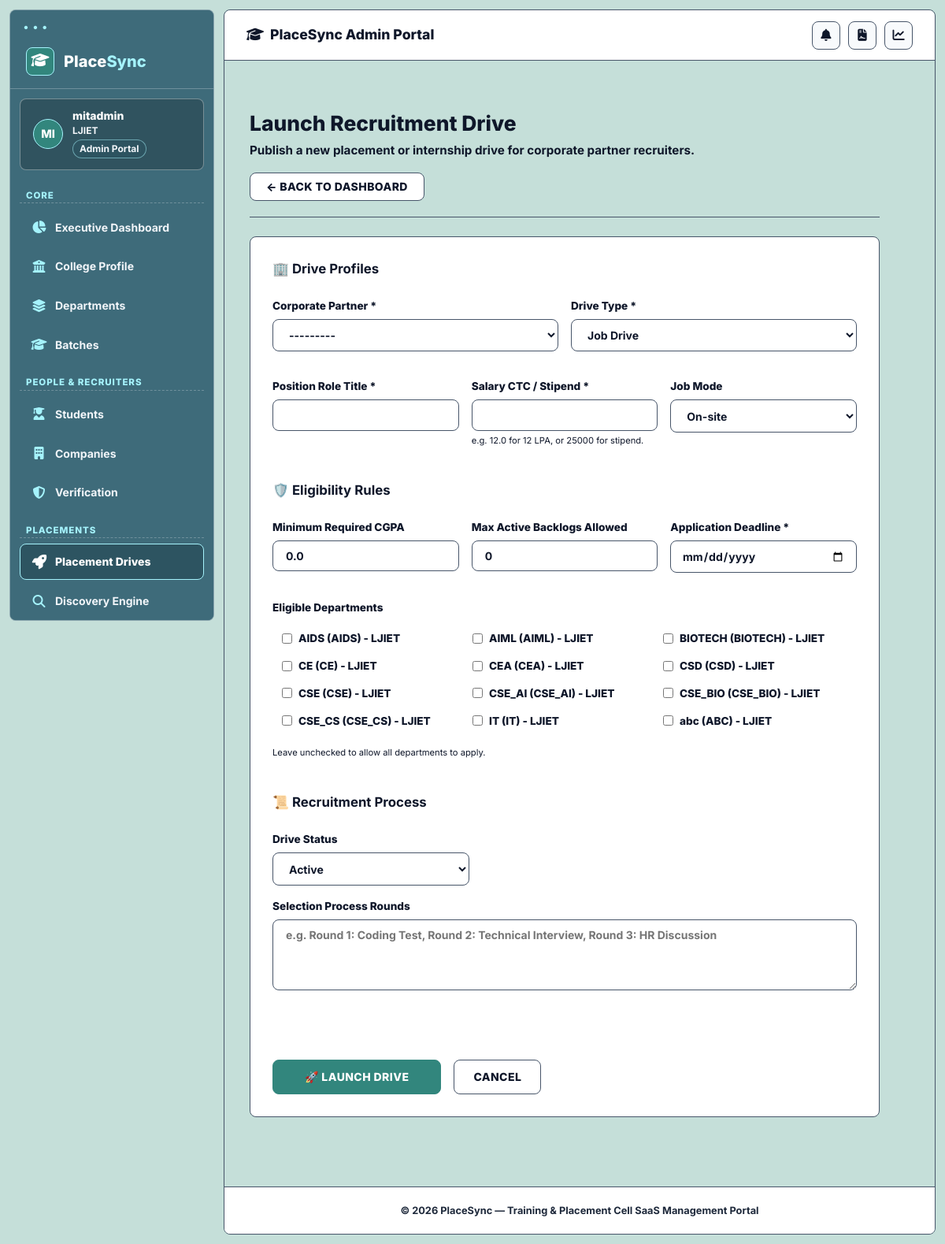
Screenshot of /placements/add/ (signed in) with the database file from the repository.
### accounts/models.py (models this page shows, shortened)
class User(AbstractUser):
    class Role(models.TextChoices):
        COLLEGE_ADMIN = 'COLLEGE_ADMIN', 'College Admin'
        STUDENT = 'STUDENT', 'Student'
    role = models.CharField(
        max_length=20,
        choices=Role.choices,
        default=Role.STUDENT
    )
    college = models.ForeignKey(
        'colleges.College',
        on_delete=models.SET_NULL,
        null=True,
        blank=True,
        related_name='users'
    )
    must_change_password = models.BooleanField(default=False)

### colleges/models.py (models this page shows, shortened)
class College(models.Model):
    name = models.CharField(max_length=255, unique=True)
    code = models.CharField(max_length=50, unique=True, help_text="Unique college code or abbreviation")
    address = models.TextField(blank=True)
    website = models.URLField(blank=True)
    created_at = models.DateTimeField(auto_now_add=True)
    logo = models.ImageField(upload_to='college_logos/', blank=True, null=True)
    university = models.CharField(max_length=255, blank=True)
    email = models.EmailField(blank=True)
    phone = models.CharField(max_length=20, blank=True)
    linkedin = models.URLField(blank=True, verbose_name="LinkedIn")
    twitter = models.URLField(blank=True, verbose_name="Twitter")
    instagram = models.URLField(blank=True, verbose_name="Instagram")

### placements/views.py (the view, shortened to what this page needs)
# urls.py: path('add/', PlacementDriveCreateView.as_view(), name='create'),
class PlacementDriveCreateView(LoginRequiredMixin, View):
    template_name = 'placements/drive_form.html'
    form_class = PlacementDriveForm
    def get(self, request, *args, **kwargs):
        if request.user.role != 'COLLEGE_ADMIN':
            return HttpResponseForbidden("Only college admins can launch drives.")
        form = self.form_class(college=request.user.college)
        return render(request, self.template_name, {'form': form})

### companies/models.py (called while the page is built)
    def __str__(self):
        return f"{self.name} - {self.college.code}"

### departments/models.py (called while the page is built)
    def __str__(self):
        return f"{self.name} ({self.code}) - {self.college.code}"

### staff_permissions/templatetags/staff_tags.py (called while the page is built)
@register.filter(name='has_perm_filter')
def has_perm_filter(user, permission_name):
    if not user or not user.is_authenticated:
        return False
    return has_staff_permission(user, permission_name)

@register.filter(name='is_college_admin_filter')
def is_college_admin_filter(user):
    if not user or not user.is_authenticated:
        return False
    return is_college_admin(user)

### staff_permissions/utils.py (called while the page is built, shortened)
def is_college_admin(user):
    if not user.is_authenticated:
        return False
    if user.is_superuser:
        return True
    if getattr(user, 'role', '') == 'COLLEGE_ADMIN':
        return not hasattr(user, 'staff_profile')
    return False

def has_staff_permission(user, permission_name):
    if not user.is_authenticated:
        return False
    if is_college_admin(user):
        return True

### templates/placements/drive_form.html (shortened to what this page needs)
{% extends 'base.html' %}
{% block content %}
<div class="container" style="flex: 1; padding-top: 2rem; padding-bottom: 3rem; max-width: 800px;">
    <div class="dashboard-header" style="border-bottom: none; margin-bottom: 1.5rem;">
        <div>
            <h1 class="dashboard-title">Launch Recruitment Drive</h1>
            <p class="dashboard-welcome">Publish a new placement or internship drive for corporate partner recruiters.</p>
        </div>
        <div>
            <a href="{% url 'placements:list' %}" class="btn btn-secondary">&larr; Back to Dashboard</a>
        </div>
    </div>
    <div class="card-panel" style="margin-top: 0; padding: 1.75rem;">
        <form method="post" novalidate style="display: flex; flex-direction: column; gap: 1.5rem;">
            <div>
                <h3 style="font-size: 1.05rem; font-weight: 700; color: #fff; margin-bottom: 1rem; border-bottom: 1px solid var(--card-border); padding-bottom: 0.5rem;">🏢 Drive Profiles</h3>
                <div style="display: grid; grid-template-columns: 1fr 1fr; gap: 1rem;">
                    <div class="form-group">
                        <label class="form-label" for="id_company">Corporate Partner *</label>
                        {{ form.company }}
                    </div>
                    <div class="form-group">
                        <label class="form-label" for="id_drive_type">Drive Type *</label>
                        {{ form.drive_type }}
                    </div>
                </div>
                <div style="display: grid; grid-template-columns: 1fr 1fr 1fr; gap: 1rem; margin-top: 1rem;">
                    <div class="form-group">
                        <label class="form-label" for="id_role">Position Role Title *</label>
                        {{ form.role }}
                    </div>
                    <div class="form-group">
                        <label class="form-label" for="id_package_amount">Salary CTC / Stipend *</label>
                        {{ form.package_amount }}
                        <span style="font-size: 0.7rem; color: var(--text-muted); display: block; margin-top: 0.25rem;">e.g. 12.0 for 12 LPA, or 25000 for stipend.</span>
                    </div>
                    <div class="form-group">
                        <label class="form-label" for="id_job_mode">Job Mode</label>
                        {{ form.job_mode }}
                    </div>
                </div>
            </div>
            <div>
                <h3 style="font-size: 1.05rem; font-weight: 700; color: #fff; margin-bottom: 1rem; border-bottom: 1px solid var(--card-border); padding-bottom: 0.5rem;">🛡️ Eligibility Rules</h3>
                <div style="display: grid; grid-template-columns: 1fr 1fr 1fr; gap: 1rem;">
                    <div class="form-group">
                        <label class="form-label" for="id_min_cgpa">Minimum Required CGPA</label>
                        {{ form.min_cgpa }}
                    </div>
                    <div class="form-group">
                        <label class="form-label" for="id_max_backlogs">Max Active Backlogs Allowed</label>
                        {{ form.max_backlogs }}
                    </div>
                    <div class="form-group">
                        <label class="form-label" for="id_deadline">Application Deadline *</label>
                        {{ form.deadline }}
                    </div>
                </div>
                <div class="form-group" style="margin-top: 1rem;">
                    <label class="form-label">Eligible Departments</label>
                    <div style="display: grid; grid-template-columns: repeat(auto-fill, minmax(180px, 1fr)); gap: 0.5rem; background: rgba(255,255,255,0.01); border: 1px solid var(--card-border); padding: 0.75rem; border-radius: var(--radius-sm);">
                        {% for checkbox in form.eligible_departments %}
                            <label style="display: flex; gap: 0.5rem; align-items: center; color: #fff; font-size: 0.85rem; cursor: pointer;">
                                {{ checkbox.tag }} {{ checkbox.choice_label }}
                            </label>
                        {% endfor %}
                    </div>
                    <span style="font-size: 0.7rem; color: var(--text-muted); display: block; margin-top: 0.25rem;">Leave unchecked to allow all departments to apply.</span>
                </div>
            </div>
            <div>
                <h3 style="font-size: 1.05rem; font-weight: 700; color: #fff; margin-bottom: 1rem; border-bottom: 1px solid var(--card-border); padding-bottom: 0.5rem;">📜 Recruitment Process</h3>
                <div class="form-group" style="width: 250px; margin-bottom: 1rem;">
                    <label class="form-label" for="id_status">Drive Status</label>
                    {{ form.status }}
                </div>
                <div class="form-group">
                    <label class="form-label" for="id_selection_process">Selection Process Rounds</label>
                    {{ form.selection_process }}
                </div>
            </div>
            <div style="display: flex; gap: 1rem; border-top: 1px solid var(--card-border); padding-top: 1.5rem; margin-top: 1rem;">
                <button type="submit" class="btn btn-primary" style="padding: 0.85rem 2.5rem;">🚀 Launch Drive</button>
                <a href="{% url 'placements:list' %}" class="btn btn-secondary" style="padding: 0.85rem 1.5rem;">Cancel</a>
            </div>
        </form>
    </div>
</div>
{% endblock %}

### templates/base.html (shortened to what this page needs)
{% load static %}
{% load staff_tags %}
<!DOCTYPE html>
<html lang="en">
<head>
    <link rel="stylesheet" href="https://cdnjs.cloudflare.com/ajax/libs/font-awesome/6.5.1/css/all.min.css" />
    <link rel="stylesheet" href="{% static 'css/student.css' %}?v=7.0">
    <link rel="stylesheet" href="{% static 'css/style.css' %}?v=7.0">
</head>
<body class="page-dashboard">
{% if user.is_authenticated %}
<div class="sp-layout">
    <aside class="sp-sidebar" role="navigation" aria-label="College Admin navigation">
        <a href="{% url 'dashboard:index' %}" class="sp-brand">
            <div class="sp-brand-icon"><i class="fa-solid fa-graduation-cap"></i></div>
            <div class="sp-brand-text">Place<span>Sync</span></div>
        </a>
        <div class="sp-identity">
            <div class="sp-avatar">{{ user.username|slice:":2"|upper }}</div>
            <div>
                <div class="sp-identity-name">{{ user.username }}</div>
                <div class="sp-identity-roll">{% if user.college %}{{ user.college.code }}{% else %}PlaceSync{% endif %}</div>
                <div class="sp-identity-badge">Admin Portal</div>
            </div>
        </div>
        {% if request.user|has_perm_filter:"dashboard.view" or request.user|has_perm_filter:"system_settings.view" %}
        <div class="sp-section">
            <div class="sp-section-label">Core</div>
            <ul class="sp-nav">
                {% if request.user|has_perm_filter:"dashboard.view" %}
                <li><a href="{% url 'dashboard:index' %}" class="sp-link "><span class="sp-link-icon"><i class="fa-solid fa-chart-pie"></i></span> Executive Dashboard</a></li>
                {% endif %}
                {% if request.user|has_perm_filter:"system_settings.view" %}
                <li><a href="{% url 'colleges:profile_detail' %}" class="sp-link "><span class="sp-link-icon"><i class="fa-solid fa-building-columns"></i></span> College Profile</a></li>
                <li><a href="{% url 'departments:list' %}" class="sp-link "><span class="sp-link-icon"><i class="fa-solid fa-layer-group"></i></span> Departments</a></li>
                <li><a href="{% url 'batches:list' %}" class="sp-link {% if request.resolver_match.namespace == 'batches' %}active{% endif %}"><span class="sp-link-icon"><i class="fa-solid fa-graduation-cap"></i></span> Batches</a></li>
                {% endif %}
            </ul>
        </div>
        {% endif %}
        {% if request.user|has_perm_filter:"students.view" or request.user|has_perm_filter:"opportunity_discovery.view" %}
        <div class="sp-section">
            <div class="sp-section-label">People &amp; Recruiters</div>
            <ul class="sp-nav">
                {% if request.user|has_perm_filter:"students.view" %}
                <li><a href="{% url 'students:list' %}" class="sp-link {% if request.resolver_match.namespace == 'students' %}active{% endif %}"><span class="sp-link-icon"><i class="fa-solid fa-user-graduate"></i></span> Students</a></li>
                {% endif %}
                {% if request.user|has_perm_filter:"opportunity_discovery.view" %}
                <li><a href="{% url 'companies:list' %}" class="sp-link "><span class="sp-link-icon"><i class="fa-solid fa-building"></i></span> Companies</a></li>
                <li><a href="{% url 'companies:verification_dashboard' %}" class="sp-link "><span class="sp-link-icon"><i class="fa-solid fa-shield-halved"></i></span> Verification</a></li>
                {% endif %}
            </ul>
        </div>
        {% endif %}
        {% if request.user|has_perm_filter:"placement_drives.view" or request.user|has_perm_filter:"opportunity_discovery.view" %}
        <div class="sp-section">
            <div class="sp-section-label">Placements</div>
            <ul class="sp-nav">
                {% if request.user|has_perm_filter:"placement_drives.view" %}
                <li><a href="{% url 'placements:list' %}" class="sp-link {% if request.resolver_match.namespace == 'placements' %}active{% endif %}"><span class="sp-link-icon"><i class="fa-solid fa-rocket"></i></span> Placement Drives</a></li>
                {% endif %}
                {% if request.user|has_perm_filter:"opportunity_discovery.view" %}
                <li><a href="{% url 'opportunities:list' %}" class="sp-link "><span class="sp-link-icon"><i class="fa-solid fa-magnifying-glass"></i></span> Discovery Engine</a></li>
                {% endif %}
            </ul>
        </div>
        {% endif %}
    </aside>
    <div class="sp-main">
        <header class="sp-topbar">
            <span class="sp-topbar-title">
                <span><i class="fa-solid fa-graduation-cap"></i></span> {% block topbar_title %}PlaceSync Admin Portal{% endblock %}
            </span>
            <div class="sp-topbar-right">
                <a href="{% url 'communication:notifications' %}" class="sp-topbar-btn" title="Notifications">
                    <i class="fa-solid fa-bell"></i>
                </a>
                <a href="{% url 'reports:dashboard' %}" class="sp-topbar-btn" title="Reports"><i class="fa-solid fa-file-contract"></i></a>
                <a href="{% url 'analytics:dashboard' %}" class="sp-topbar-btn" title="Analytics"><i class="fa-solid fa-chart-line"></i></a>
            </div>
        </header>
        <main class="sp-content" id="main-content">
{% endif %}
{% block content %}{% endblock %}
{% if user.is_authenticated %}
        </main>
        <footer class="sp-page-footer">
            &copy; 2026 PlaceSync &mdash; Training &amp; Placement Cell SaaS Management Portal
        </footer>
    </div>
</div>
{% else %}
</div>
{% endif %}
</body>
</html>

### rows the page displays
User: username "MI", username "mitadmin", college.code "LJIET"

### other values shown
{{ checkbox.choice_label }} "AIDS (AIDS) - LJIET" "AIML (AIML) - LJIET" "BIOTECH (BIOTECH) - LJIET" "CE (CE) - LJIET" "CEA (CEA) - LJIET" "CSD (CSD) - LJIET" "CSE (CSE) - LJIET" "CSE_AI (CSE_AI) - LJIET" "CSE_BIO (CSE_BIO) - LJIET" "CSE_CS (CSE_CS) - LJIET" "IT (IT) - LJIET" "abc (ABC) - LJIET"
